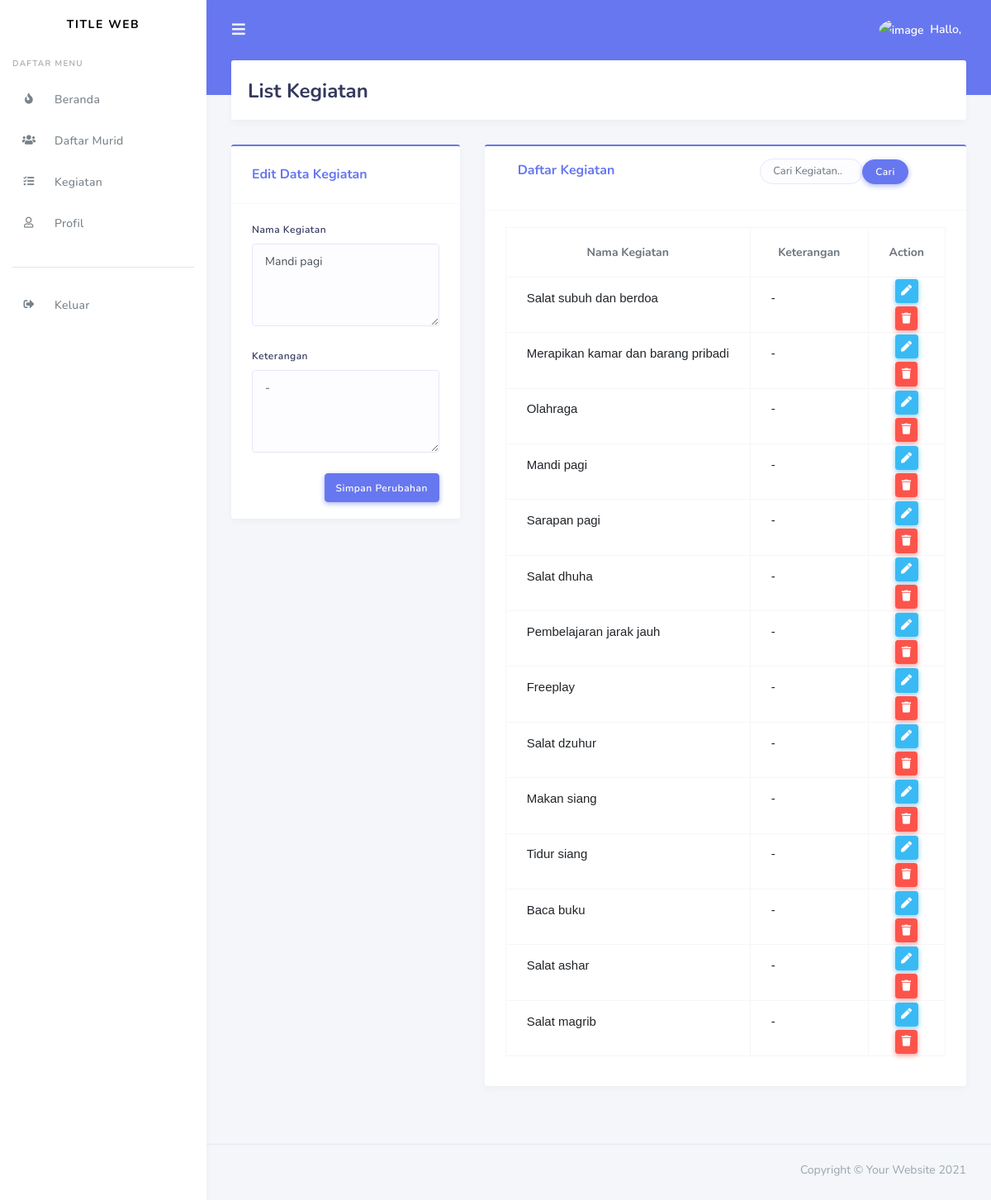
Screenshot of /guru/ubahKegiatan/18 with the database file from the repository.
### tables this page shows
CREATE TABLE `kegiatan` (
  `id` int(10) NOT NULL,
  `nama_kegiatan` text NOT NULL,
  `ket` text NOT NULL
);

### application/controllers/Guru.php (called while the page is built, shortened)
<?php
class Guru extends CI_Controller
{
    public function __construct()
    {
        $this->load->model('Kegiatan_model');
        $this->load->library('form_validation');
        $this->load->model('Identitas_model');
    }
    public function ubahKegiatan($id)
    {
        $data['user'] = $nama;
        $data['image'] = $image;
        $data['role_id'] = 'guru';
        $data['title'] = 'Kegiatan';
        $data['Ukegiatan'] = $this->Kegiatan_model->getKegiatanById($id);
        $data['kegiatan'] = $this->Kegiatan_model->getAllKegiatan();
        $this->form_validation->set_rules('nama', 'Nama Kegiatan', 'required', [
            'required' => 'Field Nama Kegiatan Harus Diisi'
        ]);
        $this->form_validation->set_rules('ket', 'Keterangan', 'required', [
            'required' => 'Field Keterangan Harus Diisi'
        ]);
        if ($this->form_validation->run() == FALSE) {
            $this->load->view('templates/user_header', $data);
            $this->load->view('templates/user_sidebar', $data);
            $this->load->view('guru/kegiatan', $data);
            $this->load->view('templates/user_footer');
        } else {
            $this->Kegiatan_model->ubahDataKegiatan();
            $this->session->set_flashdata('message', 'Diperbaharui.');
            redirect('guru/kegiatan');
        }
    }
}

### index.php (called while the page is built, shortened)
<?php
require_once BASEPATH.'core/CodeIgniter.php';

### application/models/Kegiatan_model.php (called while the page is built, shortened)
<?php
class Kegiatan_model extends CI_model
{
    public function getAllKegiatan()
    {
        return $this->db->get('kegiatan')->result_array();
    }
    public function getKegiatanById($id)
    {
        return $this->db->get_where('kegiatan', ['id' => $id])->row_array();
    }
}

### application/views/guru/kegiatan.php (the view, shortened to what this page needs)
<div class="main-content">
    <section class="section">
        <div class="section-header">
            <h1>List Kegiatan</h1>
        </div>
    </section>
    <div class="row">
        <div class="col-md-4">
            <div class="card card-primary">
                <div class="card-header">
                    <h4><?php if (isset($Ukegiatan)) {
                            echo "Edit Data Kegiatan";
                        } else {
                            echo "Tambah Kegiatan";
                        } ?></h4>
                </div>
                <div class="card-body">
                    <form action="" method="POST">
                        <div class="form-group">
                            <label>Nama Kegiatan</label>
                            <textarea class="form-control" style="height: 100px;" name="nama"><?php if (isset($Ukegiatan)) {
                                                                                                    echo $Ukegiatan['nama_kegiatan'];
                                                                                                } ?><?= set_value('nama'); ?></textarea>
                        </div>
                        <div class="form-group">
                            <label>Keterangan</label>
                            <textarea class="form-control" style="height: 100px;" name="ket"><?php if (isset($Ukegiatan)) {
                                                                                                    echo $Ukegiatan['ket'];
                                                                                                } ?><?= set_value('ket'); ?></textarea>
                        </div>
                        <button type="submit" class="btn btn-primary float-right">
                            <?php if (isset($Ukegiatan)) {
                                echo "Simpan Perubahan";
                            } else {
                                echo "Simpan";
                            } ?></button>
                    </form>
                </div>
            </div>
        </div>
        <div class="col-md-8">
            <div class="card card-primary">
                <div class="card-header">
                    <div class="row col">
                        <div class="col-md-7 mb-3">
                            <h4>Daftar Kegiatan</h4>
                        </div>
                        <div class="col-md-5">
                            <form action="" method="POST">
                                <div class="input-group mb-3">
                                    <input type="text" class="form-control" placeholder="Cari Kegiatan.." name="keyword">
                                    <div class="input-group-append">
                                        <input class="btn btn-primary" type="submit" name="cari" value="Cari">
                                    </div>
                                </div>
                            </form>
                        </div>
                    </div>
                </div>
                <div class="card-body">
                    <div class="table-responsive">
                        <table class="table table-bordered">
                            <tr class="text-center">
                                <th width="30%">Nama Kegiatan</th>
                                <th widht="55%">Keterangan</th>
                                <th width="15%">Action</th>
                            </tr>
                            <?php foreach ($kegiatan as $row) : ?>
                                <tr>
                                    <td>
                                        <pre><?= $row['nama_kegiatan'] ?></pre>
                                    </td>
                                    <td>
                                        <pre><?= $row['ket'] ?></pre>
                                    </td>
                                    <td class="text-center">
                                        <a href="<?= base_url(); ?>guru/ubahKegiatan/<?= $row['id']; ?>" class="btn btn-info btn-sm" title="Edit"><i class="fas fa-pen"></i></a>
                                        <a href="<?= base_url(); ?>guru/hapusKegiatan/<?= $row['id']; ?>" class="btn btn-danger btn-sm tombol-hapus" title="Hapus"><i class="fas fa-trash"></i></a>
                                    </td>
                                </tr>
                            <?php endforeach ?>
                        </table>
                    </div>
                </div>
            </div>
        </div>
    </div>
</div>
</div>

### assets/css/custom.css (style rules this page uses)
.btn-sm { margin: 2px; }
h1 { margin-top: 100px; }
pre { font-size: 15px; font-family:sans-serif; }

### rows the page displays
kegiatan: nama "Mandi pagi", ket "-", nama_kegiatan "Mandi pagi"
kegiatan: nama_kegiatan "Salat subuh dan berdoa", ket "-"
kegiatan: nama_kegiatan "Merapikan kamar dan barang pribadi", ket "-"
kegiatan: nama_kegiatan "Olahraga", ket "-"
kegiatan: nama_kegiatan "Sarapan pagi", ket "-"
kegiatan: nama_kegiatan "Salat dhuha", ket "-"
kegiatan: nama_kegiatan "Pembelajaran jarak jauh", ket "-"
kegiatan: nama_kegiatan "Freeplay", ket "-"
kegiatan: nama_kegiatan "Salat dzuhur", ket "-"
kegiatan: nama_kegiatan "Makan siang", ket "-"
kegiatan: nama_kegiatan "Tidur siang", ket "-"
kegiatan: nama_kegiatan "Baca buku", ket "-"
kegiatan: nama_kegiatan "Salat ashar", ket "-"
kegiatan: nama_kegiatan "Salat magrib", ket "-"
